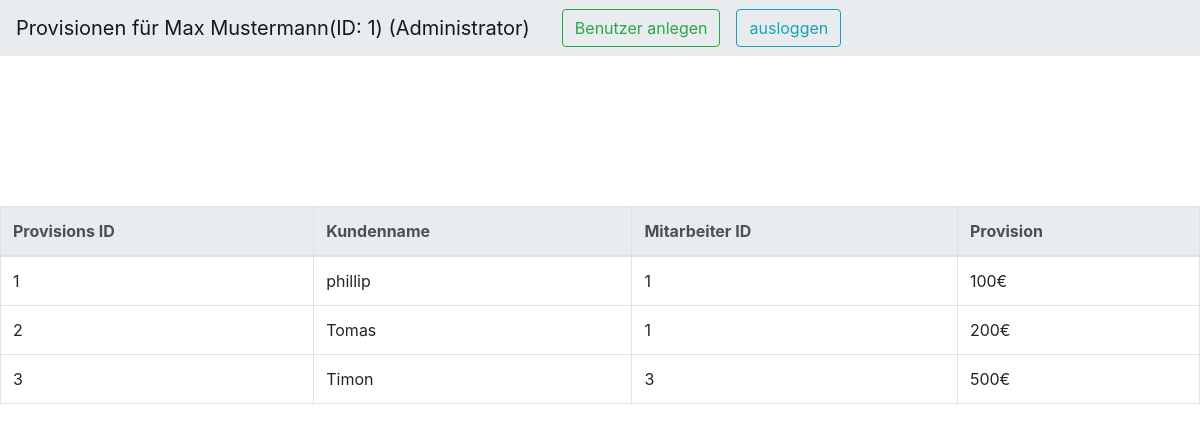
The page /dashboard (signed in) on the database its author committed.
### main.py (models this page shows, shortened)
class User(db.Model, UserMixin):
	id = db.Column(db.Integer, primary_key=True)
	username = db.Column(db.String(20), unique= True, nullable=False)
	user_email = db.Column(db.String(100), unique= True, nullable=False)
	password = db.Column(db.String(100), nullable=False)
	is_admin = db.Column(db.Boolean, unique=False, default=False)

class Provision(db.Model):
	prov_id = db.Column(db.Integer, primary_key=True)
	user_id = db.Column(db.Integer, nullable=False)
	value = db.Column(db.Integer, nullable=False)
	client_name = db.Column(db.String(20))

### main.py (the view)
@app.route("/dashboard", methods=["GET", "POST"])
def dashboard():
	if not current_user.is_authenticated:
		return redirect(url_for("login"))
	provisions = Provision.query.all()
	return render_template("dashboard.html", provisions=provisions, current_user=current_user)

### main.py (called while the page is built)
@login_manager.user_loader
def load_user(user_id):
	return User.query.get(int(user_id))

### templates/dashboard.html (shortened to what this page needs)
<!DOCTYPE html>
<html>
<head>
	<head>
	<link rel="stylesheet" href="https://cdn.jsdelivr.net/npm/bootstrap@4.5.3/dist/css/bootstrap.min.css">
</head>
<body>
<div class="table-div">
	  <nav class="navbar navbar-expand-lg navbar-light" style="background-color: #E9ECEF;">
        <a class="navbar-brand" href="#">Provisionen für {{ current_user.username }}(ID: {{ current_user.id }}){% if current_user.is_admin == 1 %} (Administrator) {% endif %}</a>
        <div class="collapse navbar-collapse" id="navbarSupportedContent">
        	{% if current_user.is_admin == 1 %}
          <form class="form-inline my-2 my-lg-0">
          <span class="p-2 bd-highlight"></span>
          <a class="btn btn-outline-success my-2 my-sm-0" type="submit" href="/admin_register">Benutzer anlegen</a>
          </form>
          {% endif %}
          <form class="form-inline my-2 my-lg-0">
          <span class="p-2 bd-highlight"></span>
          <a class="btn btn-outline-info my-2 my-sm-0" type="submit" href="/logout">ausloggen</a>
          </form>
        </div>
      </nav>
	<div style="padding-top: 150px"></div>
  <table class="table table-bordered">
  	<thead>
      <tr class="thead-light">
        <th scope="col">Provisions ID</th>
        <th scope="col">Kundenname</th>
        <th scope="col">Mitarbeiter ID</th>
        <th scope="col">Provision</th>
      </tr>
    </thead>
    <tbody id="table_body">
      {% for provision in provisions %}
      {% if provision.user_id == current_user.id or current_user.is_admin == 1 %}
      <tr>
        <td>{{ provision.prov_id }}</td>
        <td>{{ provision.client_name }}</td>
        <td>{{ provision.user_id }}</td>
        <td>{{ provision.value }}€</td>
      </tr>
      {% endif %}
      {% endfor %}
    </tbody>
  </table>
</div>
</body>
</html>

### rows shown on the page
User: username "Max Mustermann", id "1"
Provision: prov_id "1", client_name "phillip", user_id "1", value "100"
Provision: prov_id "2", client_name "Tomas", user_id "1", value "200"
Provision: prov_id "3", client_name "Timon", user_id "3", value "500"
